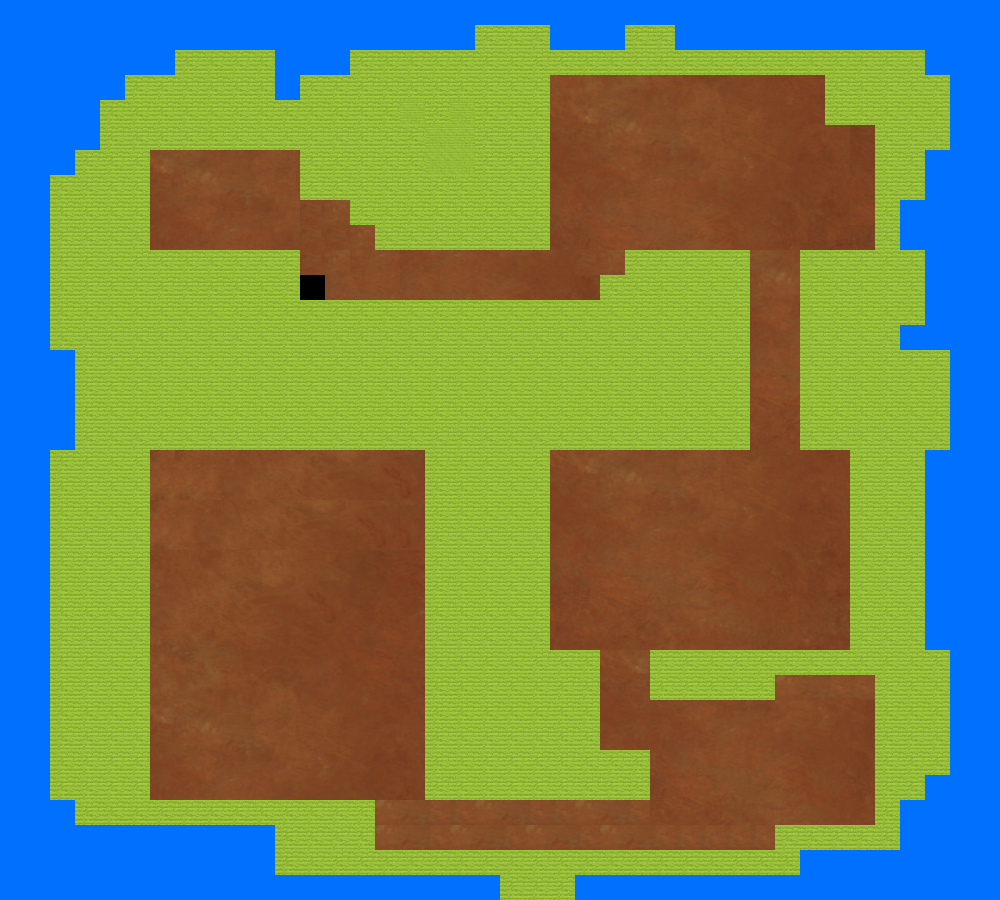

A level layout from a 2D game, rendered from its tile map. Below: a short description, then the map file with its tile-grid data intact:
An orthogonal 40x36 tile map with 25x25 px tiles, 1 tile layer (Tile Layer 1), 7 tilesets.

<map version="1.0" tiledversion="2018.02.14" orientation="orthogonal" renderorder="right-down" width="40" height="36" tilewidth="25" tileheight="25" infinite="0" nextobjectid="1">
 <tileset firstgid="1" source="blue.tsx" />
 <tileset firstgid="73" source="QuakeIImodforCS2Dpromo1.tsx" />
 <tileset firstgid="3145" source="grass + mud.tsx" />
 <tileset firstgid="3245" source="oWTEZ.tsx" />
 <tileset firstgid="4775" source="mud.tsx" />
 <tileset firstgid="4847" source="muc.tsx" />
 <tileset firstgid="5247" source="tree.tsx" />
 <layer name="Tile Layer 1" width="40" height="36">
  <data encoding="csv">
14,15,16,17,18,19,20,14,16,16,16,16,16,20,16,16,16,17,18,19,20,14,15,16,17,18,19,20,20,14,15,16,17,14,15,16,17,18,19,20,
26,27,28,29,30,31,16,16,28,28,28,28,16,16,28,28,28,29,30,4271,4220,4221,27,28,29,4271,4272,32,32,26,27,28,29,26,27,28,29,30,31,32,
31,32,33,34,42,43,28,4271,4272,4272,4272,40,28,28,4271,4272,4272,4272,4272,4322,4271,4272,4272,4272,4272,4322,4323,4271,4272,4272,4272,4271,4272,4220,4221,4271,4272,42,43,44,
43,44,45,46,54,4220,4221,4221,4221,4221,4323,52,4271,4272,4272,4272,4323,4323,4323,4220,4221,4323,5011,5012,5013,5014,5015,5016,5017,5018,5019,5020,5021,4271,4272,4322,4323,4272,55,56,
55,56,57,58,4271,4271,4272,4272,4272,4272,4271,4271,4271,4220,4221,4272,5269,4271,5269,4220,4221,4323,5031,5032,5033,5034,5035,5036,5037,5038,5039,5040,5041,4322,4323,4323,4323,4323,30,31,
31,32,33,34,4322,4322,4323,4323,4323,4323,4322,4322,4220,4221,4221,4221,4221,5269,5269,4220,4220,4221,5051,5052,5053,5054,5055,5056,5057,5058,5059,5060,5061,5062,4921,4322,4322,4323,30,31,
43,44,45,4271,4220,4221,5032,5033,5034,5035,5036,5037,4271,4272,4272,4272,4272,5269,5269,4220,4221,4221,5071,5072,5073,5074,5075,5076,5077,5078,5079,5080,5081,5082,4941,4322,4323,28,29,30,
55,56,4271,4322,4271,4272,5052,5053,5054,5055,5056,5057,4322,4323,4323,4323,4323,4221,4221,4221,4220,4221,5091,5092,5093,5094,5095,5096,5097,5098,5099,5100,5101,5102,4961,4322,4323,28,29,30,
55,56,4322,4322,4220,4221,5072,5073,5074,5075,5076,5077,5052,5053,4322,4323,4323,4272,4272,4272,4271,4272,5111,5112,5113,5114,5115,5116,5117,5118,5119,5120,5121,5122,4981,4323,27,28,29,30,
55,56,4322,4323,4271,4272,5092,5093,5094,5095,5096,5097,5052,5052,5053,4322,4323,4323,4323,4323,4322,4323,5131,5132,5133,5134,5135,5136,5137,5138,5139,5140,5141,5142,5143,4323,27,28,29,30,
55,56,4322,4323,4220,4221,4220,4221,4220,4220,4220,4221,5052,5053,5094,5095,5093,5094,5095,5096,5097,5098,5099,5052,5053,4220,4220,4220,4221,4322,5033,5034,4322,4322,4220,4221,4272,32,33,34,
55,56,4322,4323,4271,4272,4271,4272,4271,4271,4271,4272,5318,5113,5114,5115,5113,5114,5115,5116,5117,5118,5119,5120,4220,4271,4271,4271,4272,4322,5053,5054,4220,4221,4271,4272,4323,31,32,33,
55,56,4322,4323,4322,4323,4322,4323,4322,4322,4322,4220,4220,4220,4221,4221,4221,4221,4220,4220,4220,4220,4220,4220,4271,4322,4322,4322,4323,4221,5073,5074,4220,4221,4322,4323,4323,32,33,34,
55,56,4322,4323,4271,4271,4322,4220,4221,4221,4221,4221,4221,4221,4221,4272,4272,4272,4271,4271,4271,4271,4271,4271,4322,4323,4322,4271,4271,4272,5093,5094,4271,4272,4322,4323,31,32,33,34,
55,56,57,4322,4322,4322,4220,4221,4221,4272,4272,4272,4272,4272,4272,4323,4323,4323,4322,4322,4322,4322,4322,4322,4322,4322,4323,4322,4322,4323,5113,5114,4322,4323,4322,4323,4272,4272,33,34,
55,56,57,4322,4323,4272,4220,4220,4220,4220,4220,4220,4220,4220,4220,4220,4220,4220,4220,4221,4220,4221,4221,4221,4221,4221,4221,4220,4221,4221,5133,5134,4220,4221,4220,4221,4323,4323,33,34,
55,56,57,4322,4220,4221,4271,4271,4271,4271,4271,4271,4271,4271,4271,4271,4271,4220,4221,4221,4220,4221,4272,4272,4272,4272,4272,4271,4272,4272,5153,5154,4271,4272,4271,4272,4322,4323,33,34,
55,56,57,4322,4220,4221,4322,4322,4322,4322,4322,4322,4322,4322,4322,4322,4322,4220,4221,4272,4220,4221,4323,4323,4323,4323,4323,4322,4323,4323,5173,5174,4322,4323,4220,4221,4322,4323,33,34,
55,56,4271,4272,4220,4221,4930,4930,4931,4932,4933,4934,4935,4936,4937,4938,4939,4220,4221,4323,4220,4221,5031,5032,5033,5034,5035,5036,5037,5038,5039,5040,5041,5042,4271,4272,4323,32,33,34,
55,56,4271,4271,4220,4221,4950,4950,4951,4952,4953,4954,4955,4956,4957,4958,4959,4220,4221,4220,4221,4221,5051,5052,5053,5054,5055,5056,5057,5058,5059,5060,5061,5062,4220,4221,4272,31,32,33,
55,56,4271,4322,4220,4221,4930,4931,4932,4933,4934,4935,4936,4937,4938,4939,4939,4271,4272,4220,4221,4221,5071,5072,5073,5074,5075,5076,5077,5078,5079,5080,5081,5082,4271,4272,4323,32,33,34,
55,56,4322,4220,4221,4221,4950,4951,4952,4953,4954,4955,4956,4957,4958,4959,4959,4220,4221,4271,4272,4272,5091,5092,5093,5094,5095,5096,5097,5098,5099,5100,5101,5102,4322,4323,4323,32,33,34,
55,56,4271,4220,4221,4272,4912,4913,4914,4915,4916,4917,4918,4919,4920,4921,4922,4271,4272,4322,4323,4323,5111,5112,5113,5114,5115,5116,5117,5118,5119,5120,5121,5122,4220,4221,4323,32,33,34,
55,56,4271,4220,4221,4323,4932,4933,4934,4935,4936,4937,4938,4939,4940,4941,4942,4220,4221,4322,4220,4221,5131,5132,5133,5134,5135,5136,5137,5138,5139,5140,5141,5142,4220,4221,4323,32,33,34,
55,56,4271,4220,4220,4221,4952,4953,4954,4955,4956,4957,4958,4959,4960,4961,4962,4220,4221,4271,4220,4221,5151,5152,5153,5154,5155,5156,5157,5158,5159,5160,5161,5162,4220,4220,4221,32,33,34,
55,56,4271,4271,4220,4221,4972,4973,4974,4975,4976,4977,4978,4979,4980,4981,4982,4220,4221,4271,4220,4221,5171,5172,5173,5174,5175,5176,5177,5178,5179,5180,5181,5182,4271,4220,4221,32,33,34,
55,56,4322,4322,4220,4221,4992,4993,4994,4995,4996,4997,4998,4999,5000,5001,5002,4220,4221,4271,4220,4221,4271,4271,5031,5032,4271,4271,4271,4271,4271,4271,4272,4271,4322,4271,4272,4272,33,34,
55,56,4271,4322,4220,4221,5012,5013,5014,5015,5016,5017,5018,5019,5020,5021,5022,4220,4221,4271,4220,4221,4220,4221,5051,5052,4271,4271,4271,4271,4271,5054,5055,5056,5056,4322,4323,4323,33,34,
55,56,4271,4322,4271,4272,5032,5033,5034,5035,5036,5037,5038,5039,5040,5041,5042,4220,4221,4271,4220,4220,4271,4272,5071,5072,5072,5073,5074,5075,5076,5077,5078,5079,5080,4271,4272,4323,33,34,
31,32,4271,4272,4220,4221,5052,5053,5054,5055,5056,5057,5058,5059,5060,5061,5062,4271,4272,4271,4220,4271,4322,4323,5091,5092,5092,5093,5094,5095,5096,5097,5098,5099,5100,4220,4221,4323,33,34,
43,44,4271,4271,4271,4272,5072,5073,5074,5075,5076,5077,5078,5079,5080,5081,5082,4322,4323,4271,4271,4322,4322,4323,4271,4271,5112,5113,5114,5115,5116,5117,5118,5119,5120,4271,4272,4323,45,46,
55,56,4322,4271,4322,4323,5092,5093,5094,5095,5096,5097,5098,5099,5100,5101,5102,4271,4271,4272,4322,4322,4323,4271,4322,4322,5132,5133,5134,5135,5136,5137,5138,5139,5140,4322,4323,56,57,58,
14,15,16,4322,4322,4322,4322,4322,4323,4322,4322,4322,4322,4271,4271,5054,5055,5056,5056,5054,5055,5056,5056,5054,5055,5056,5152,5153,5154,5155,5156,5157,5158,5159,5160,4271,17,18,19,20,
26,27,28,29,30,40,40,40,28,28,31,4271,4271,4271,4322,5054,5055,5056,5054,5055,5056,5054,5055,5056,5054,5055,5056,5056,5056,5056,5056,4271,4271,4271,4271,4271,29,30,31,32,
38,39,40,41,42,52,52,52,40,40,43,4322,4322,4322,4322,4323,4271,4271,4271,4271,4271,4271,4271,4271,4271,4322,4322,4322,4323,4271,4271,4271,64,64,64,40,41,42,43,44,
50,51,52,53,54,64,64,64,52,52,55,64,50,51,52,64,64,64,64,64,4271,4271,4271,54,64,64,64,64,64,64,64,55,56,50,51,52,53,54,55,56
</data>
 </layer>
</map>